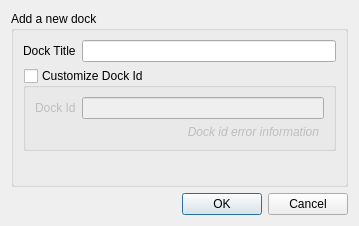
<?xml version="1.0" encoding="UTF-8"?>
<ui version="4.0">
 <class>DialogAddNewDock</class>
 <widget class="QDialog" name="DialogAddNewDock">
  <property name="geometry">
   <rect>
    <x>0</x>
    <y>0</y>
    <width>359</width>
    <height>226</height>
   </rect>
  </property>
  <property name="minimumSize">
   <size>
    <width>326</width>
    <height>0</height>
   </size>
  </property>
  <property name="windowTitle">
   <string>DataPlotly</string>
  </property>
  <layout class="QVBoxLayout" name="verticalLayout">
   <item>
    <widget class="QGroupBox" name="groupBox">
     <property name="title">
      <string>Add a new dock</string>
     </property>
     <layout class="QVBoxLayout" name="verticalLayout_2">
      <item>
       <layout class="QHBoxLayout" name="horizontalLayout">
        <item>
         <widget class="QLabel" name="DockTitleLabel">
          <property name="text">
           <string>Dock Title</string>
          </property>
         </widget>
        </item>
        <item>
         <widget class="QgsFilterLineEdit" name="DockTitleLineEdit">
          <property name="qgisRelation" stdset="0">
           <string notr="true"/>
          </property>
         </widget>
        </item>
       </layout>
      </item>
      <item>
       <widget class="QgsCollapsibleGroupBox" name="mCustomizeGroupBox">
        <property name="styleSheet">
         <string notr="true">QgsCollapsibleGroupBoxBasic::title, QgsCollapsibleGroupBox::title {  subcontrol-origin: margin;  subcontrol-position: top left;  margin-left: 20px;  margin-right: 10px;  left: 0px;  top: 2px;}QgsCollapsibleGroupBoxBasic::title, QgsCollapsibleGroupBox::title {  subcontrol-origin: margin;  subcontrol-position: top left;  margin-left: 20px;  margin-right: 5px;  left: 0px;  top: 1px;} QgsCollapsibleGroupBoxBasic { border: none; }</string>
        </property>
        <property name="title">
         <string>Customize Dock Id</string>
        </property>
        <property name="checkable">
         <bool>true</bool>
        </property>
        <property name="checked">
         <bool>false</bool>
        </property>
        <property name="collapsed">
         <bool>true</bool>
        </property>
        <layout class="QVBoxLayout" name="verticalLayout_3">
         <item>
          <layout class="QHBoxLayout" name="horizontalLayout_2">
           <item>
            <widget class="QLabel" name="DockIdLabel">
             <property name="toolTip">
              <string>Dock id must be unique</string>
             </property>
             <property name="text">
              <string>Dock Id</string>
             </property>
            </widget>
           </item>
           <item>
            <widget class="QgsFilterLineEdit" name="DockIdLineEdit">
             <property name="qgisRelation" stdset="0">
              <string notr="true"/>
             </property>
            </widget>
           </item>
          </layout>
         </item>
         <item>
          <widget class="QLabel" name="DockIdInformationLabel">
           <property name="font">
            <font>
             <italic>true</italic>
            </font>
           </property>
           <property name="layoutDirection">
            <enum>Qt::LeftToRight</enum>
           </property>
           <property name="styleSheet">
            <string notr="true">*{ margin-right:5px;}</string>
           </property>
           <property name="text">
            <string>Dock id error information</string>
           </property>
           <property name="alignment">
            <set>Qt::AlignRight|Qt::AlignTrailing|Qt::AlignVCenter</set>
           </property>
           <property name="indent">
            <number>0</number>
           </property>
           <property name="textInteractionFlags">
            <set>Qt::NoTextInteraction</set>
           </property>
          </widget>
         </item>
        </layout>
       </widget>
      </item>
      <item>
       <spacer name="verticalSpacer">
        <property name="orientation">
         <enum>Qt::Vertical</enum>
        </property>
        <property name="sizeHint" stdset="0">
         <size>
          <width>20</width>
          <height>40</height>
         </size>
        </property>
       </spacer>
      </item>
     </layout>
    </widget>
   </item>
   <item>
    <widget class="QDialogButtonBox" name="buttonBox">
     <property name="orientation">
      <enum>Qt::Horizontal</enum>
     </property>
     <property name="standardButtons">
      <set>QDialogButtonBox::Cancel|QDialogButtonBox::Ok</set>
     </property>
    </widget>
   </item>
  </layout>
 </widget>
 <customwidgets>
  <customwidget>
   <class>QgsCollapsibleGroupBox</class>
   <extends>QGroupBox</extends>
   <header>qgscollapsiblegroupbox.h</header>
   <container>1</container>
  </customwidget>
  <customwidget>
   <class>QgsFilterLineEdit</class>
   <extends>QLineEdit</extends>
   <header>qgsfilterlineedit.h</header>
  </customwidget>
 </customwidgets>
 <resources/>
 <connections>
  <connection>
   <sender>buttonBox</sender>
   <signal>accepted()</signal>
   <receiver>DialogAddNewDock</receiver>
   <slot>accept()</slot>
   <hints>
    <hint type="sourcelabel">
     <x>227</x>
     <y>250</y>
    </hint>
    <hint type="destinationlabel">
     <x>157</x>
     <y>186</y>
    </hint>
   </hints>
  </connection>
  <connection>
   <sender>buttonBox</sender>
   <signal>rejected()</signal>
   <receiver>DialogAddNewDock</receiver>
   <slot>reject()</slot>
   <hints>
    <hint type="sourcelabel">
     <x>295</x>
     <y>250</y>
    </hint>
    <hint type="destinationlabel">
     <x>286</x>
     <y>186</y>
    </hint>
   </hints>
  </connection>
 </connections>
</ui>
